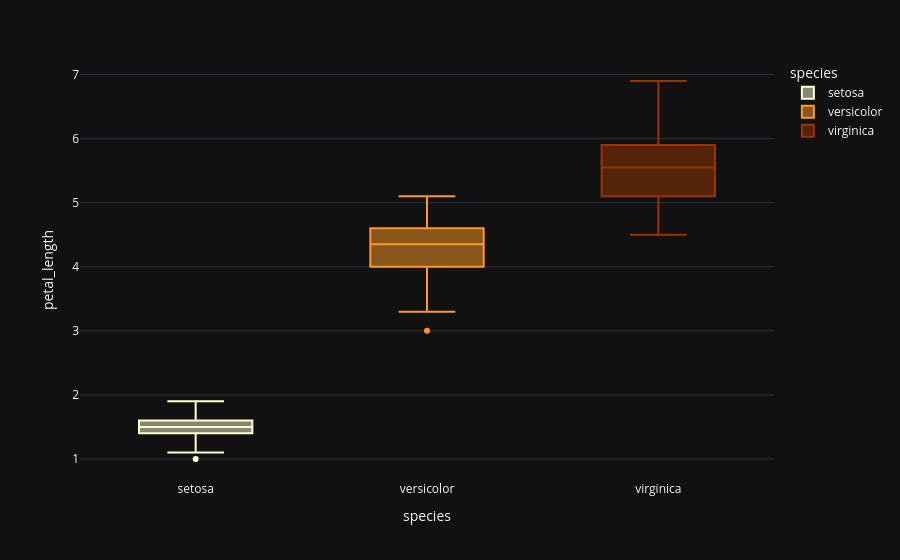

Notebook code for this chart:
### Code cell
fig = px.box(data_frame=iris, x='species',y='petal_length',color='species',color_discrete_sequence=['#ffffd4 ','#fe9929 ','#993404 '], template='plotly_dark',orientation='v')
fig.show()

### Figure 1 — Plotly figure (JSON) as saved in the notebook; plotly's stock layout.template omitted (floating-point values rounded to 4 significant figures)
{"data": [{"alignmentgroup": "True", "hovertemplate": "species=%{x}<br>petal_length=%{y}<extra></extra>", "legendgroup": "setosa", "marker": {"color": "#ffffd4 "}, "name": "setosa", "notched": false, "offsetgroup": "setosa", "orientation": "v", "showlegend": true, "x": ["setosa", "setosa", "setosa", "setosa", "setosa", "setosa", "setosa", "setosa", "setosa", "setosa", "setosa", "setosa", "setosa", "setosa", "setosa", "setosa", "setosa", "setosa", "setosa", "setosa", "setosa", "setosa", "setosa", "setosa", "setosa", "setosa", "setosa", "setosa", "setosa", "setosa", "setosa", "setosa", "setosa", "setosa", "setosa", "setosa", "setosa", "setosa", "setosa", "setosa", "setosa", "setosa", "setosa", "setosa", "setosa", "setosa", "setosa", "setosa", "setosa", "setosa"], "x0": " ", "xaxis": "x", "y": [1.4, 1.4, 1.3, 1.5, 1.4, 1.7, 1.4, 1.5, 1.4, 1.5, 1.5, 1.6, 1.4, 1.1, 1.2, 1.5, 1.3, 1.4, 1.7, 1.5, 1.7, 1.5, 1.0, 1.7, 1.9, 1.6, 1.6, 1.5, 1.4, 1.6, 1.6, 1.5, 1.5, 1.4, 1.5, 1.2, 1.3, 1.4, 1.3, 1.5, 1.3, 1.3, 1.3, 1.6, 1.9, 1.4, 1.6, 1.4, 1.5, 1.4], "y0": " ", "yaxis": "y", "type": "box"}, {"alignmentgroup": "True", "hovertemplate": "species=%{x}<br>petal_length=%{y}<extra></extra>", "legendgroup": "versicolor", "marker": {"color": "#fe9929 "}, "name": "versicolor", "notched": false, "offsetgroup": "versicolor", "orientation": "v", "showlegend": true, "x": ["versicolor", "versicolor", "versicolor", "versicolor", "versicolor", "versicolor", "versicolor", "versicolor", "versicolor", "versicolor", "versicolor", "versicolor", "versicolor", "versicolor", "versicolor", "versicolor", "versicolor", "versicolor", "versicolor", "versicolor", "versicolor", "versicolor", "versicolor", "versicolor", "versicolor", "versicolor", "versicolor", "versicolor", "versicolor", "versicolor", "versicolor", "versicolor", "versicolor", "versicolor", "versicolor", "versicolor", "versicolor", "versicolor", "versicolor", "versicolor", "versicolor", "versicolor", "versicolor", "versicolor", "versicolor", "versicolor", "versicolor", "versicolor", "versicolor", "versicolor"], "x0": " ", "xaxis": "x", "y": [4.7, 4.5, 4.9, 4.0, 4.6, 4.5, 4.7, 3.3, 4.6, 3.9, 3.5, 4.2, 4.0, 4.7, 3.6, 4.4, 4.5, 4.1, 4.5, 3.9, 4.8, 4.0, 4.9, 4.7, 4.3, 4.4, 4.8, 5.0, 4.5, 3.5, 3.8, 3.7, 3.9, 5.1, 4.5, 4.5, 4.7, 4.4, 4.1, 4.0, 4.4, 4.6, 4.0, 3.3, 4.2, 4.2, 4.2, 4.3, 3.0, 4.1], "y0": " ", "yaxis": "y", "type": "box"}, {"alignmentgroup": "True", "hovertemplate": "species=%{x}<br>petal_length=%{y}<extra></extra>", "legendgroup": "virginica", "marker": {"color": "#993404 "}, "name": "virginica", "notched": false, "offsetgroup": "virginica", "orientation": "v", "showlegend": true, "x": ["virginica", "virginica", "virginica", "virginica", "virginica", "virginica", "virginica", "virginica", "virginica", "virginica", "virginica", "virginica", "virginica", "virginica", "virginica", "virginica", "virginica", "virginica", "virginica", "virginica", "virginica", "virginica", "virginica", "virginica", "virginica", "virginica", "virginica", "virginica", "virginica", "virginica", "virginica", "virginica", "virginica", "virginica", "virginica", "virginica", "virginica", "virginica", "virginica", "virginica", "virginica", "virginica", "virginica", "virginica", "virginica", "virginica", "virginica", "virginica", "virginica", "virginica"], "x0": " ", "xaxis": "x", "y": [6.0, 5.1, 5.9, 5.6, 5.8, 6.6, 4.5, 6.3, 5.8, 6.1, 5.1, 5.3, 5.5, 5.0, 5.1, 5.3, 5.5, 6.7, 6.9, 5.0, 5.7, 4.9, 6.7, 4.9, 5.7, 6.0, 4.8, 4.9, 5.6, 5.8, 6.1, 6.4, 5.6, 5.1, 5.6, 6.1, 5.6, 5.5, 4.8, 5.4, 5.6, 5.1, 5.1, 5.9, 5.7, 5.2, 5.0, 5.2, 5.4, 5.1], "y0": " ", "yaxis": "y", "type": "box"}], "layout": {"xaxis": {"anchor": "y", "domain": [0.0, 1.0], "title": {"text": "species"}, "categoryorder": "array", "categoryarray": ["setosa", "versicolor", "virginica"]}, "yaxis": {"anchor": "x", "domain": [0.0, 1.0], "title": {"text": "petal_length"}}, "legend": {"title": {"text": "species"}, "tracegroupgap": 0}, "margin": {"t": 60}, "boxmode": "overlay"}}
